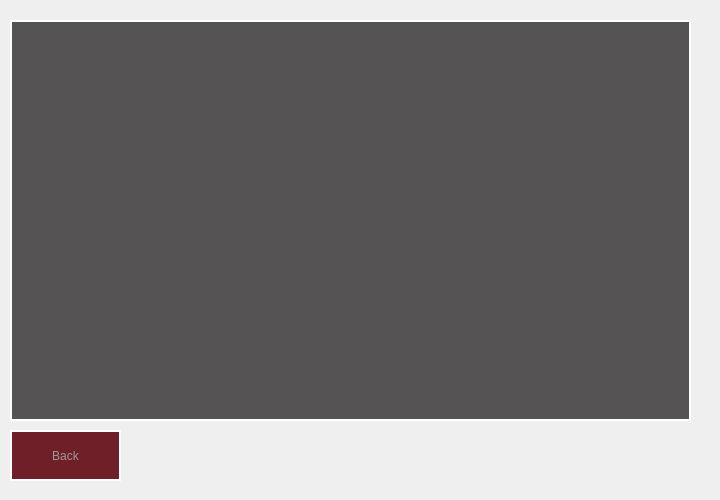
<?xml version="1.0" encoding="UTF-8"?>
<ui version="4.0">
 <class>downloadList</class>
 <widget class="QDialog" name="downloadList">
  <property name="geometry">
   <rect>
    <x>0</x>
    <y>0</y>
    <width>720</width>
    <height>500</height>
   </rect>
  </property>
  <property name="minimumSize">
   <size>
    <width>720</width>
    <height>500</height>
   </size>
  </property>
  <property name="maximumSize">
   <size>
    <width>720</width>
    <height>500</height>
   </size>
  </property>
  <property name="windowTitle">
   <string>Dialog</string>
  </property>
  <widget class="QPushButton" name="backButton">
   <property name="geometry">
    <rect>
     <x>10</x>
     <y>430</y>
     <width>111</width>
     <height>51</height>
    </rect>
   </property>
   <property name="styleSheet">
    <string notr="true">
QPushButton {
background-color:#6f1f27;
color: #a19798;
font: 28pt &quot;Arial&quot;;
border:2px solid #FFFFFF;
}

QPushButton:hover {
    background-color: #520a11;
}</string>
   </property>
   <property name="text">
    <string>Back</string>
   </property>
  </widget>
  <widget class="QListWidget" name="pdfLIst">
   <property name="geometry">
    <rect>
     <x>10</x>
     <y>20</y>
     <width>681</width>
     <height>401</height>
    </rect>
   </property>
   <property name="styleSheet">
    <string notr="true">
background-color:#565354;
color: #a19798;
font: 28pt &quot;Arial&quot;;
border:2px solid #FFFFFF;

</string>
   </property>
  </widget>
 </widget>
 <resources/>
 <connections/>
</ui>
